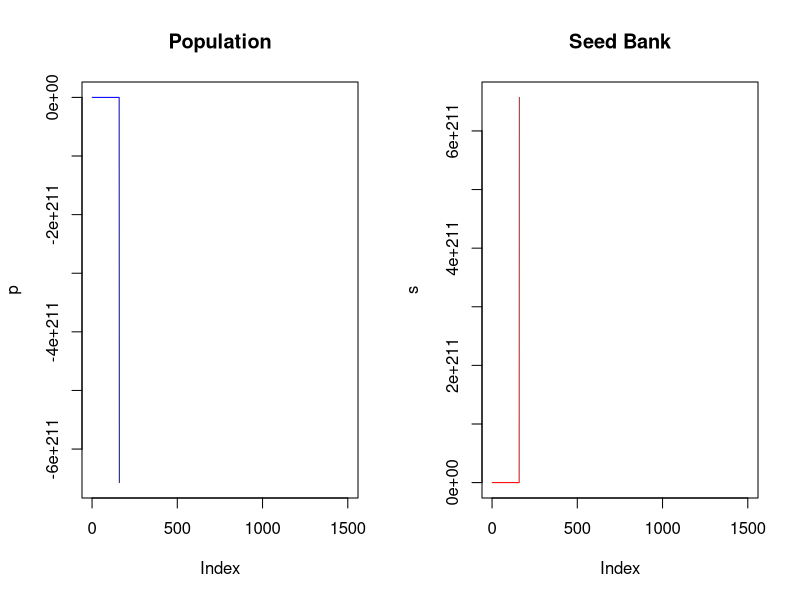

Reproduce this figure in R.
LEN = 1500
 
seed_growth_max = .0009
K = 1 #carrying capacity
e = 12 #seeds per plant

seed_growth = function(pt, st) seed_growth_max*(1-pt/K)*(st+e*pt)



p0 = .001
p = array(LEN) # population size
s = array(LEN) # seed bank size

p[1] = p0

for (t in 1:(LEN-1)) {
  p[t+1] = p[t] + seed_growth(p[t], s[t])
  s[t+1] = s[t] + e*p[t] - (seed_growth(p[t], s[t]))
}
par(mfrow = c(1, 2))

plot(p,type="l", col="blue", main = "Population")
plot(s, type="l", col="red", main="Seed Bank")